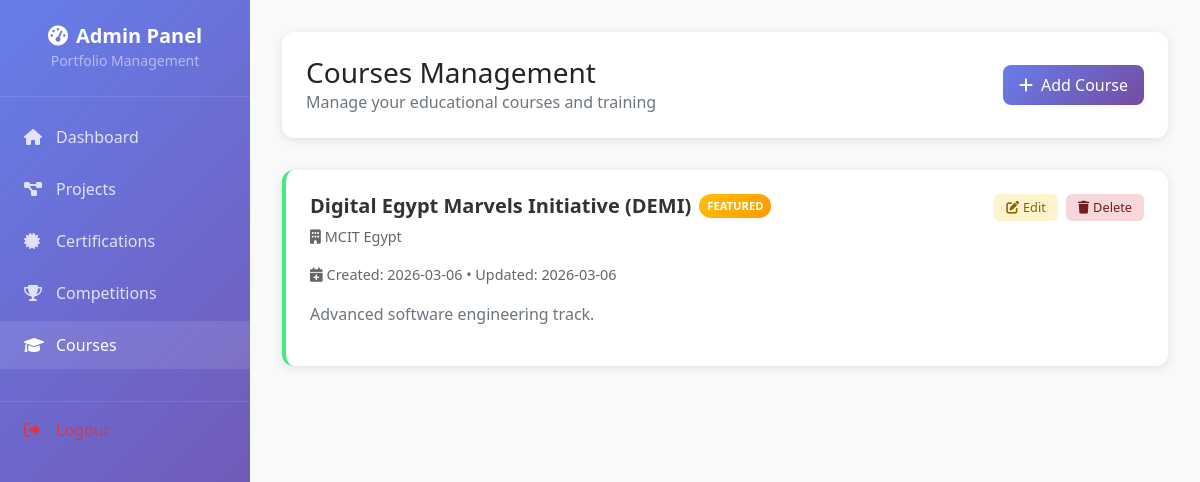
The page /admin/courses (signed in) on the database its author committed.
### app/models.py (models this page shows, shortened)
class Course(db.Model):
    __tablename__ = 'courses'
    id = db.Column(db.Integer, primary_key=True)
    title = db.Column(db.String(200), nullable=False)
    provider = db.Column(db.String(200), nullable=False)
    start_date = db.Column(db.Date, nullable=True)
    end_date = db.Column(db.Date, nullable=True)
    duration = db.Column(db.String(100), nullable=True)  # e.g., "3 months", "40 hours"
    certificate_url = db.Column(db.String(500), nullable=True)
    image_url = db.Column(db.String(500), nullable=True)
    description = db.Column(db.Text, nullable=True)
    skills_learned = db.Column(db.String(500), nullable=True)  # Comma-separated list
    featured = db.Column(db.Boolean, default=False)
    created_at = db.Column(db.DateTime, default=datetime.utcnow)
    updated_at = db.Column(db.DateTime, default=datetime.utcnow, onupdate=datetime.utcnow)

### app/admin.py (the view)
@admin_bp.route('/courses')
@admin_required
def courses():
    courses = Course.query.order_by(Course.created_at.desc()).all()
    return render_template('admin/courses.html', courses=courses)

### app/admin.py (called while the page is built)
def admin_required(f):
    @wraps(f)
    def decorated_function(*args, **kwargs):
        if 'admin_logged_in' not in session:
            flash('Please login to access admin dashboard', 'danger')
            return redirect(url_for('admin.login'))
        return f(*args, **kwargs)
    return decorated_function

### app/templates/admin/courses.html (shortened to what this page needs)
<!DOCTYPE html>
<html lang="en">
<head>
    <link href="https://cdn.jsdelivr.net/npm/bootstrap@5.1.3/dist/css/bootstrap.min.css" rel="stylesheet">
    <link href="https://cdnjs.cloudflare.com/ajax/libs/font-awesome/6.0.0/css/all.min.css" rel="stylesheet">
</head>
<body>
    <div class="admin-wrapper">
        <nav class="sidebar" id="sidebar">
            <div class="sidebar-header">
                <h4><i class="fas fa-tachometer-alt me-2"></i>Admin Panel</h4>
                <small class="text-white-50">Portfolio Management</small>
            </div>
            <div class="sidebar-nav">
                <a class="nav-link" href="{{ url_for('admin.dashboard') }}">
                    <i class="fas fa-home"></i>Dashboard
                </a>
                <a class="nav-link" href="{{ url_for('admin.projects') }}">
                    <i class="fas fa-project-diagram"></i>Projects
                </a>
                <a class="nav-link" href="{{ url_for('admin.certifications') }}">
                    <i class="fas fa-certificate"></i>Certifications
                </a>
                <a class="nav-link" href="{{ url_for('admin.competitions') }}">
                    <i class="fas fa-trophy"></i>Competitions
                </a>
                <a class="nav-link active" href="{{ url_for('admin.courses') }}">
                    <i class="fas fa-graduation-cap"></i>Courses
                </a>
                <a class="nav-link text-danger" href="{{ url_for('admin.logout') }}">
                    <i class="fas fa-sign-out-alt"></i>Logout
                </a>
            </div>
        </nav>
        <main class="main-content">
            <div class="top-header">
                <div class="d-flex justify-content-between align-items-center">
                    <div>
                        <h1 class="h3 mb-0">Courses Management</h1>
                        <p class="text-muted mb-0">Manage your educational courses and training</p>
                    </div>
                    <a href="{{ url_for('admin.add_course') }}" class="btn-add">
                        <i class="fas fa-plus me-2"></i>Add Course
                    </a>
                </div>
            </div>
            <div class="courses-container">
                {% if courses %}
                    {% for course in courses %}
                    <div class="course-card">
                        <div class="d-flex justify-content-between align-items-start">
                            <div class="flex-grow-1">
                                <div class="d-flex align-items-center mb-2">
                                    <h5 class="course-title mb-0">{{ course.title }}</h5>
                                    {% if course.featured %}
                                    <span class="featured-badge ms-2">FEATURED</span>
                                    {% endif %}
                                </div>
                                <p class="course-meta">
                                    <i class="fas fa-building me-1"></i>{{ course.provider }}
                                </p>
                                <p class="course-meta">
                                    <i class="fas fa-calendar-plus me-1"></i>Created: {{ course.created_at.strftime('%Y-%m-%d') }}
                                    {% if course.updated_at != course.created_at %}
                                    • Updated: {{ course.updated_at.strftime('%Y-%m-%d') }}
                                    {% endif %}
                                </p>
                                {% if course.description %}
                                <p class="text-muted">{{ course.description[:150] }}{% if course.description|length > 150 %}...{% endif %}</p>
                                {% endif %}
                            </div>
                            <div class="course-actions">
                                <a href="{{ url_for('admin.edit_course', id=course.id) }}" class="btn-action btn-edit">
                                    <i class="fas fa-edit me-1"></i>Edit
                                </a>
                                <a href="{{ url_for('admin.delete_course', id=course.id) }}" class="btn-action btn-delete"
                                   onclick="return confirm('Are you sure you want to delete this course?')">
                                    <i class="fas fa-trash me-1"></i>Delete
                                </a>
                            </div>
                        </div>
                    </div>
                    {% endfor %}
                {% endif %}
            </div>
        </main>
    </div>
</body>
</html>

### app/templates/admin/courses.html (style rules this page uses)
body { background-color: #f8f9fa; margin: 0; padding: 0; }
.admin-wrapper { display: flex; min-height: 100vh; }
.sidebar { width: 250px; background: linear-gradient(135deg, #667eea 0%, #764ba2 100%); color: white; position: fixed; height: 100vh; overflow-y: auto; z-index: 1000; transition: transform 0.3s ease; }
.sidebar-header { padding: 1.5rem; text-align: center; border-bottom: 1px solid rgba(255, 255, 255, 0.1); }
.sidebar-header h4 { margin: 0; font-size: 1.25rem; font-weight: 600; }
.sidebar-nav { padding: 1rem 0; }
.sidebar .nav-link { color: rgba(255, 255, 255, 0.8); padding: 0.75rem 1.5rem; border-radius: 0; margin-bottom: 0.25rem; transition: all 0.3s ease; display: flex; align-items: center; text-decoration: none; }
.sidebar .nav-link:hover, .sidebar .nav-link.active { background: rgba(255, 255, 255, 0.1); color: white; }
.sidebar .nav-link i { width: 20px; margin-right: 0.75rem; }
.sidebar .nav-link.text-danger { margin-top: 2rem; border-top: 1px solid rgba(255, 255, 255, 0.1); padding-top: 1rem; }
.main-content { flex: 1; margin-left: 250px; padding: 2rem; min-height: 100vh; }
.top-header { background: white; border-radius: 12px; padding: 1.5rem; margin-bottom: 2rem; box-shadow: 0 2px 10px rgba(0, 0, 0, 0.1); }
.btn-add { background: linear-gradient(135deg, #667eea 0%, #764ba2 100%); border: none; border-radius: 8px; padding: 0.5rem 1rem; color: white; text-decoration: none; display: inline-block; transition: transform 0.2s ease; }
.course-card { background: white; border-radius: 12px; padding: 1.5rem; margin-bottom: 1rem; box-shadow: 0 2px 10px rgba(0, 0, 0, 0.1); transition: transform 0.3s ease; border-left: 4px solid #43e97b; }
.course-title { color: #333; font-weight: 600; margin-bottom: 0.5rem; }
.course-meta { color: #666; font-size: 0.9rem; margin-bottom: 1rem; }
.course-actions { display: flex; gap: 0.5rem; }
.btn-action { padding: 0.25rem 0.75rem; border-radius: 6px; font-size: 0.8rem; text-decoration: none; transition: all 0.2s ease; }
.btn-edit { background: #fff3cd; color: #856404; }
.btn-delete { background: #f8d7da; color: #721c24; }
.featured-badge { background: linear-gradient(135deg, #ffc107 0%, #ff9800 100%); color: white; padding: 0.25rem 0.5rem; border-radius: 12px; font-size: 0.7rem; font-weight: 600; }

### rows shown on the page
Course: title "Digital Egypt Marvels Initiative (DEMI)", featured "FEATURED", provider "MCIT Egypt", created_at "2026-03-06", updated_at "2026-03-06", description "Advanced software engineering track."
